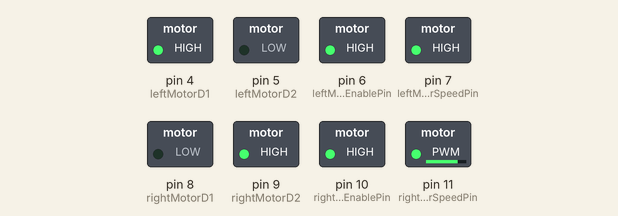
Bench run of a sketch on a simulated Arduino Uno, built with avr-gcc and run on an emulated ATmega328P. On the bench: switched loads named in the sketch (green lamp = pin HIGH).

Above: at 0.1 s.
Timing chart, 0 to 1.6 s (numbered marks = the images above):
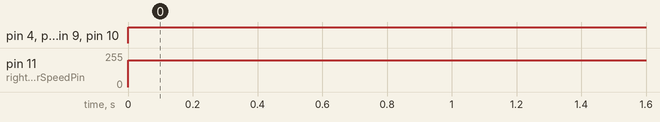

Measured:
- by itself, pin 11 (rightMotorSpeedPin): 0/255 → 200/255 at 0.00 s
- by itself, pin 4 (leftMotorD1), pin 6 (leftMotorEnablePin), pin 7 (leftMotorSpeedPin), pin 9 (rightMotorD2), pin 10 (rightMotorEnablePin): LOW → HIGH at 0.00 s

The sketch:

ramp_test.ino
```cpp
int leftMotorEnablePin = 6;
int leftMotorD1 = 4;
int leftMotorD2 = 5;
int leftMotorSpeedPin = 7;

int rightMotorEnablePin = 10;
int rightMotorD1 = 8;
int rightMotorD2 = 9;
int rightMotorSpeedPin =11;


void setup() {
  // put your setup code here, to run once:
  pinMode(leftMotorEnablePin, OUTPUT);
  pinMode(leftMotorD1, OUTPUT);
  pinMode(leftMotorD2, OUTPUT);
  pinMode(leftMotorSpeedPin, OUTPUT);

  pinMode(rightMotorEnablePin, OUTPUT);
  pinMode(rightMotorD1, OUTPUT);
  pinMode(rightMotorD2, OUTPUT);
  pinMode(rightMotorSpeedPin, OUTPUT);
}

void loop() {
  moveForward();
  delay(200);


}

void moveForward() {
  digitalWrite(leftMotorEnablePin,HIGH);
  digitalWrite(leftMotorD1, HIGH);
  digitalWrite(leftMotorD2, LOW);
  analogWrite(leftMotorSpeedPin, 200);

  digitalWrite(rightMotorEnablePin,HIGH);
  digitalWrite(rightMotorD2, HIGH);
  digitalWrite(rightMotorD1, LOW);
  analogWrite(rightMotorSpeedPin, 200);
}
```
